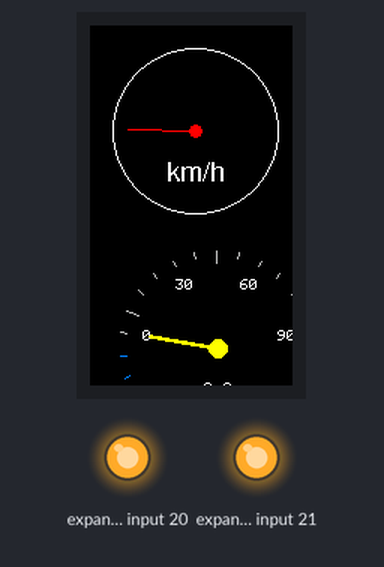
A sketch run on a simulated ESP32-S3. Shown: 135×240 colour display, output pins drawn as LEDs (lit = HIGH). Storage starts empty; pins used as bus, display or sensor lines are not drawn; what the sketch prints to the serial monitor is not drawn.

Above: at 1.01 s.
At 5.68 s:
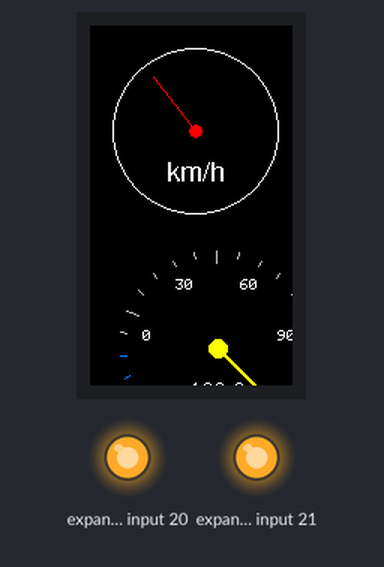
At 9.32 s:
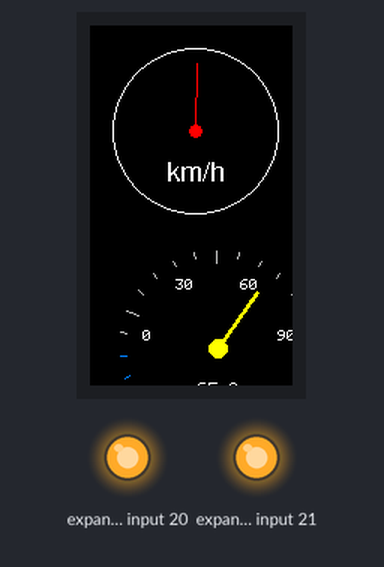
At 17.61 s:
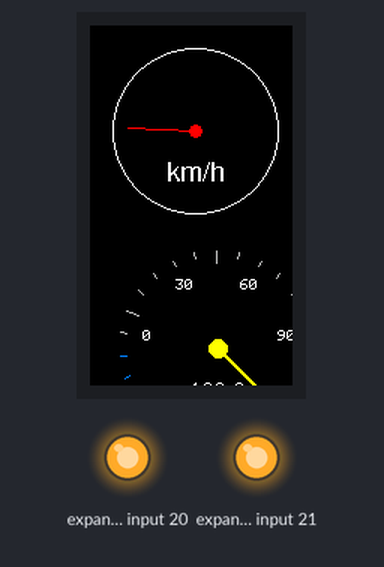
At 23.57 s:
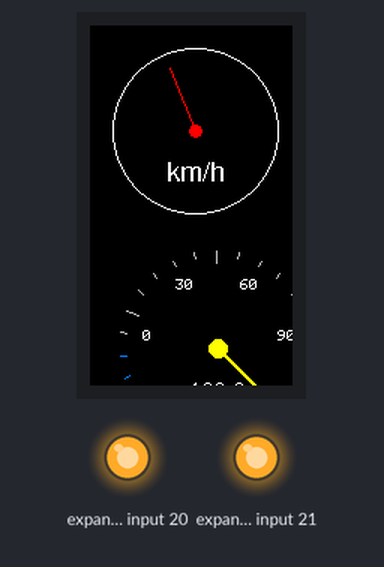
At 35.5 s:
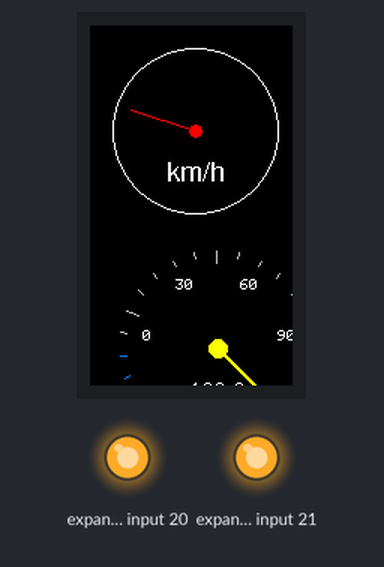

The sketch:

07_SDCard_Display_Gauge.ino
```cpp
#include <SPI.h>
#include <SD.h>
#include <TFT_eSPI.h>

// Define the SD Chip Select pin (must match wiring)
#define VSPI_PIN  // SD card is using VSPI and TFT is using HSPI

#ifdef VSPI_PIN
#define SD_SCLK_PIN 4
#define SD_MISO_PIN 5
#define SD_MOSI_PIN 6
#else
#define SD_SCLK_PIN 12
#define SD_MISO_PIN 13
#define SD_MOSI_PIN 11
#endif

#define SD_CS_PIN 7
#define SD_FREQUENCY 16000000  // 24000000 16000000 4000000


//#define SMALLER_IMAGE
/*
#define SCR_WIDTH 200
#define SCR_HEIGHT 150
#define SCR_OFFSET_X 20
#define SCR_OFFSET_Y 30
*/

TFT_eSPI tft = TFT_eSPI();

// Gauge Meter
TFT_eSprite gaugeSpr = TFT_eSprite(&tft);  // Create a localized sprite instance
int needleAngle = 0;
void drawGaugeNeedle(int centerX, int centerY, int angle, int length, uint16_t color);
void startGaugeMeter(int needleAngle);
#define SPR_DIAMETER 120

// 150x150 pixel twin gauge canvas
TFT_eSprite gaugeMeter = TFT_eSprite(&tft);  // Create a localized sprite instance
float temperature = 0.0;
float speed = 0.0;
void drawCustomGauge(float val, float minVal, float maxVal, const char* label);
#define CUSTOM_DIAMETER 150

// Dedicated sprite for the classic panel gauge
TFT_eSprite classGauge = TFT_eSprite(&tft);
void drawClassicGauge(float val, float minVal, float maxVal, const char* label);
// ==========================================
// USER CONFIGURATION: Set your preferred width
// ==========================================
#define PANEL_WIDTH 280                     // Pick any size (e.g., 160, 200, 240, 280)
#define PANEL_HEIGHT (PANEL_WIDTH * 5 / 8)  // Squashed to a flat 2:1 ratio to completely delete the top white space
#define POLYGON_NEEDLE
// Readout value example: 2.5 Amps on a 0 to 15 scale range
float currentReading = 0.0;

// 1️⃣ Define SPI class for SD
#ifdef VSPI_PIN
SPIClass sdSPI(VSPI);
#else
SPIClass sdSPI(HSPI);
#endif


void setup() {
  Serial.begin(115200);
  delay(500);

  // Allocate memory for a 120x120 pixel canvas for the odometer gauge
  gaugeSpr.createSprite(SPR_DIAMETER, SPR_DIAMETER);

  // Allocate memory block for our 150x150 pixel gauge canvas
  gaugeMeter.createSprite(CUSTOM_DIAMETER, CUSTOM_DIAMETER);

  // Allocate the Sprite memory box ONCE right here at startup
  classGauge.createSprite(PANEL_WIDTH, PANEL_HEIGHT);

  // 1️⃣ Set all CS pins high to deselect devices before initialization
  pinMode(TFT_CS, OUTPUT);
  digitalWrite(TFT_CS, HIGH);
  pinMode(TOUCH_CS, OUTPUT);
  digitalWrite(TOUCH_CS, HIGH);
  pinMode(SD_CS_PIN, OUTPUT);
  digitalWrite(SD_CS_PIN, HIGH);
  delay(100);

  // 2️⃣ Initialize the TFT first. This also sets up the SPI bus
  //  (HSPI or VSPI, because of USE_HSPI_PORT or USE_FSPI_PORT in User_Setup.h)
  Serial.println("Initializing TFT...");
  tft.init();
  tft.setRotation(2);
  tft.fillScreen(TFT_BLACK);
  tft.setTextColor(TFT_WHITE, TFT_BLACK);
  tft.setTextSize(2);
  tft.setCursor(0, 0);

  // 3️⃣ Get the SPI bus instance that the TFT is using
  // SPIClass& sdSPI = tft.getSPIinstance();

  // 3️⃣ Explicitly bind SPI to your SPI pins BEFORE SD.begin()
  // SPI.begin(SD_SCLK_PIN, SD_MISO_PIN, SD_MOSI_PIN);
  sdSPI.begin(SD_SCLK_PIN, SD_MISO_PIN, SD_MOSI_PIN);  // SCK, MISO, MOSI

  // 4️⃣ Now initialize the SD card on the SPI bus
  Serial.println("Initializing SD card...");
  if (!SD.begin(SD_CS_PIN, sdSPI, SD_FREQUENCY)) {
    Serial.println("SD Card initialization failed! Try again...");
    delay(1000);
    if (!SD.begin(SD_CS_PIN, sdSPI, SD_FREQUENCY)) {
      Serial.println("SD Card initialization failed!");
      tft.println("SD Card init failed!");
      while (1) delay(1000);
    }
  }
  tft.println("SD Card init completed!");

  Serial.printf("Free heap before open: %u\n", ESP.getFreeHeap());


  // ****************** Get card information
  // Get the card object and check read-only
  uint8_t cardType = SD.cardType();
  uint64_t cardSize = SD.cardSize();
  //bool isReadOnly = SD.card()->readOnly();  // may not be available in all versions


  if (cardType == CARD_MMC) {
    Serial.println("Card type: MMC");
  } else if (cardType == CARD_SD) {
    Serial.println("Card type: SDSC");
  } else if (cardType == CARD_SDHC) {
    Serial.println("Card type: SDHC");
  } else {
    Serial.println("Unknown card type");
  }

  Serial.printf("Card type: %d, Size: %llu MB\n", cardType, cardSize / (1024 * 1024));
  //Serial.printf("Read-only status: %s\n", isReadOnly ? "Yes" : "No");

  tft.fillScreen(TFT_BLACK);

  //waitForSerial();
}

void loop() {

  /*  Guage 1 */
  startGaugeMeter(needleAngle);
  gaugeSpr.pushSprite(10, 10);
  // Update odometer value for next frame
  needleAngle += 2;
  if (needleAngle > 180) needleAngle = 0;
  //delay(20);  // Smooth ~50 FPS update rate

  /*  Guage 2 */
  // --- DRAW METER 1 (Left Side) ---
  // Value: 40.34, Min: 0, Max: 100, Unit label: " °C"
  drawCustomGauge(temperature, -30.0, 120.0, " °C");  // ensure max and min div by 5
  // Push the complete canvas to screen coordinates X=10, Y=150
  gaugeMeter.pushSprite(10, 140);
  temperature += 5;
  if (temperature > 130) temperature = -30.0;


  // --- DRAW METER 2 (Right Side) ---
  // Value: 62.50, Min: 0, Max: 100, Unit label: " %"
  drawCustomGauge(speed, 0.0, 250.0, " km/h");  // ensure max and min div by 5
  // Push the complete canvas to screen coordinates X=165, Y=150
  gaugeMeter.pushSprite(165, 140);
  speed += 5;
  if (speed > 250) speed = 0.0;

  /*  Guage 3 */
  // Draw the gauge workspace structure
  //drawClassicGauge(currentReading, 0.0, 15.0, "A");
  drawClassicGauge(currentReading, 0.0, 180.0, "SPEED");

  // Push the fixed-size panel cleanly onto the screen (Centered layout example)
  //int xPos = (320 - PANEL_WIDTH) / 2;
  //int yPos = (240 - PANEL_HEIGHT) / 2;
  //classGauge.pushSprite(xPos, yPos);
  classGauge.pushSprite(10, 300);

  //currentReading += 0.5;
  //if (currentReading > 15) currentReading = 0.0;
  currentReading += 10;
  if (currentReading > 180) currentReading = 0.0;

  delay(100);  // Small delay before refreshing data values
}


void waitForSerial() {

  // Clear the serial buffer so it doesn't instantly loop again
  while (Serial.available())
    Serial.read();
  Serial.println("Press <SEND> (or type a character) to advance");
  // Wait here until a character is received over Serial
  while (!Serial.available())
    ;
}

void startGaugeMeter(int needleAngle) {
  // 1. Clear the hidden canvas workspace
  gaugeSpr.fillSprite(TFT_BLACK);

  // 2. Draw static gauge elements on the sprite
  gaugeSpr.drawCircle(SPR_DIAMETER / 2, SPR_DIAMETER / 2, SPR_DIAMETER / 2 - 5, TFT_WHITE);  // Smaller radius with margin
  gaugeSpr.setFreeFont(&FreeSans9pt7b);
  gaugeSpr.drawCentreString("km/h", SPR_DIAMETER / 2, SPR_DIAMETER / 2 + 20, 1);  // 20 pixel below center of gauge

  // 3. Draw the dynamic updating needle
  // pivot points are center of sprite (60,60), length 45 pixels
  drawGaugeNeedle(SPR_DIAMETER / 2, SPR_DIAMETER / 2, needleAngle, SPR_DIAMETER / 2 - 15, TFT_RED);  // ensure needle length is less than the circle

  // 4. Push the finished, crisp frame instantly to coordinates (X=50, Y=50)
  //gaugeSpr.pushSprite(10, 10);
}

void drawGaugeNeedle(int centerX, int centerY, int angle, int length, uint16_t color) {
  // Convert angle to radians (subtract 90 or 180 degrees depending on where 0 is on your gauge)
  // Assuming 0 degrees points straight left, 90 is straight up, 180 is straight right:
  float radians = (angle - 180) * 3.14159 / 180.0;

  // Calculate endpoint using basic trigonometry
  int endX = centerX + (length * cos(radians));
  int endY = centerY + (length * sin(radians));

  // Draw the needle onto your sprite canvas
  gaugeSpr.drawLine(centerX, centerY, endX, endY, color);

  // Optional: Add a small center hub cap to make it look clean
  gaugeSpr.fillCircle(centerX, centerY, 4, color);
}


/**
 * Draws a complete custom gauge meter on a dedicated sprite workspace.
 * @param val     The current value to display (where the needle points)
 * @param minVal  The minimum value on the dial (e.g., 0)
 * @param maxVal  The maximum value on the dial (e.g., 100)
 * @param label   Optional unit string (e.g., "°C" or "RPM")
 */
void drawCustomGauge(float val, float minVal, float maxVal, const char* label) {
  // 1. Initialize/Clear the Sprite workspace (Size: 150x150 pixels)
  gaugeMeter.fillSprite(TFT_BLACK);

  int cx = CUSTOM_DIAMETER / 2;      // Center X of the gauge box
  int cy = CUSTOM_DIAMETER / 2;      // Center Y of the gauge box
  int r = CUSTOM_DIAMETER / 2 - 10;  // Outer radius of the gauge scale ring, add margin

  // Define angles: 0 degrees is straight right in math, so:
  // 135 deg = bottom-left start, 405 deg = bottom-right end (total 270 deg arc)
  int startAngle = 135;
  int endAngle = 405;

  // 2. Draw the Scale Ticks (Lines radiating outwards)
  int totalTicks = 21;  // Adjust for more or fewer subdivisions
  for (int i = 0; i < totalTicks; i++) {
    // Map current tick index to angle space
    float angle = startAngle + (i * (endAngle - startAngle) / (totalTicks - 1));
    float rad = angle * 3.14159 / 180.0;

    // Set tick mark length (major ticks every 5 steps are longer)
    int tickLen = (i % 5 == 0) ? 8 : 4;

    // Calculate start and end coordinates for the line segment
    int x0 = cx + ((r - tickLen) * cos(rad));
    int y0 = cy + ((r - tickLen) * sin(rad));
    int x1 = cx + (r * cos(rad));
    int y1 = cy + (r * sin(rad));

    // Color code scales like the image (Blue zone -> Gray -> Red zone)
    uint16_t tickColor = 0xBDF7;     // Default light gray
    if (i < 4) tickColor = 0x03FF;   // Cold Blue zone
    if (i > 16) tickColor = 0xF800;  // Hot Red zone

    gaugeMeter.drawLine(x0, y0, x1, y1, tickColor);
  }

  // 3. Draw Number Text Labels (5 major subdivisions)
  gaugeMeter.setTextColor(TFT_WHITE);
  gaugeMeter.setTextSize(1);  // Standard small text or use a small FreeFont

  int totalLabels = 6;  // 0, 20, 40, 60, 80, 100 style layout
  for (int i = 0; i < totalLabels; i++) {
    float angle = startAngle + (i * (endAngle - startAngle) / (totalLabels - 1));
    float rad = angle * 3.14159 / 180.0;

    // Calculate text values dynamically based on user-defined min/max bounds
    int displayVal = minVal + (i * (maxVal - minVal) / (totalLabels - 1));

    // Place text slightly inward from the ticks
    int textX = cx + ((r - 18) * cos(rad));
    int textY = cy + ((r - 18) * sin(rad)) - 4;  // Shift up slightly to vertically center text

    gaugeMeter.drawCentreString(String(displayVal), textX, textY, 1);
  }

  // 4. Calculate and Draw the Indicator Needle
  // Constrain input value safely inside user limits
  val = constrain(val, minVal, maxVal);

  // Map value to the matching rotation angle
  float needleAngle = startAngle + ((val - minVal) * (endAngle - startAngle) / (maxVal - minVal));
  float needleRad = needleAngle * 3.14159 / 180.0;

  int needleLength = CUSTOM_DIAMETER / 2 - 30;  // 48;
  int nx = cx + (needleLength * cos(needleRad));
  int ny = cy + (needleLength * sin(needleRad));

  // Draw smooth thicker needle using drawWideLine
  //gaugeMeter.drawWideLine(cx, cy, nx, ny, 2, TFT_WHITE, TFT_WHITE);
  gaugeMeter.drawWideLine(cx, cy, nx, ny, 2, TFT_YELLOW, TFT_YELLOW);

  // 5. Center Pivot Cap (The white dot at the center of the needle)
  gaugeMeter.fillCircle(cx, cy, 6, TFT_YELLOW);
  gaugeMeter.drawCircle(cx, cy, 6, TFT_YELLOW);
  //gaugeMeter.fillCircle(cx, cy, 6, TFT_WHITE);
  //gaugeMeter.drawCircle(cx, cy, 6, TFT_DARKGREY);

  // 6. Draw Digital Value Readout at the bottom
  gaugeMeter.setTextColor(0xFFFF);
  //String valStr = String(val, 2) + label; // e.g., "40.34°C"
  //gaugeMeter.drawCentreString(valStr, cx, cy + 45, 2);
  String valStr = String(val, 1);  // e.g., "40.34°C"
  gaugeMeter.drawCentreString(valStr, cx, cy + 20, 2);
  //String valStr = String(val, 2) + label; // e.g., "40.34°C"
  gaugeMeter.drawCentreString(label, cx, cy + 40, 2);
}

/**
 * Draws a classic analog panel meter.
 * @param val     The current value to display (e.g., 0 to 15)
 * @param minVal  The minimum scale value (0)
 * @param maxVal  The maximum scale value (15)
 * @param label   The central unit character (e.g., "A" or "V")
 */
void drawClassicGauge(float val, float minVal, float maxVal, const char* label) {
  // 1. Clear the sprite canvas with a clean white background
  //classGauge.fillSprite(TFT_BLACK);  //TFT_WHITE);

  // 2. Map coordinates directly to a widescreen layout configuration
  int cx = PANEL_WIDTH / 2;          // Centered horizontally
  int cy = PANEL_HEIGHT * 0.9;       //+ (PANEL_WIDTH / 45);  // Drop center point *just* below the floor line
  int r = (PANEL_WIDTH * 45) / 100;  // Boosted radius to 45% of total width (90% of half-width) to fill edges

  // True classic wide sweeping arc limit angles
  int startAngle = 218;
  int endAngle = 322;

  // 3. Draw Frame Border Outline
  //classGauge.drawRect(0, 0, PANEL_WIDTH, PANEL_HEIGHT, TFT_SILVER);
  //classGauge.drawRect(1, 1, PANEL_WIDTH - 2, PANEL_HEIGHT - 2, 0x7BEF);
  classGauge.fillRoundRect(0, 0, PANEL_WIDTH, PANEL_HEIGHT, 4, TFT_SILVER);
  //classGauge.drawRoundRect(0, 0, PANEL_WIDTH, PANEL_HEIGHT, 4, TFT_BLACK);
  classGauge.drawRoundRect(1, 1, PANEL_WIDTH - 2, PANEL_HEIGHT - 2, 4, TFT_BLACK);
  classGauge.drawRoundRect(2, 2, PANEL_WIDTH - 4, PANEL_HEIGHT - 4, 4, TFT_BLACK);
  classGauge.drawRoundRect(4, 4, PANEL_WIDTH - 8, PANEL_HEIGHT - 8, 4, TFT_BLACK);

  // 4. Draw the Continuous Curved Scale Background Arc Line
#define USE_DRAW_ARC
#ifndef USE_DRAW_ARC
  for (int a = startAngle; a < endAngle; a++) {
    float rad1 = a * 3.14159 / 180.0;
    float rad2 = (a + 1) * 3.14159 / 180.0;
    classGauge.drawLine(cx + (r * cos(rad1)), cy + (r * sin(rad1)),
                        cx + (r * cos(rad2)), cy + (r * sin(rad2)), TFT_BLACK);
  }
#else
  classGauge.drawSmoothArc(cx, cy, r + 1, r + 1, startAngle - 90, endAngle - 90, TFT_BLACK, TFT_SILVER);
#endif

  // 5. Draw All Scale Ticks (31 marks total creates perfect increments of 0.5)
  int totalTicks = 31;
  int tickWidth = 1;
  for (int i = 0; i < totalTicks; i++) {
    float angle = startAngle + (i * (endAngle - startAngle) / (float)(totalTicks - 1));
    float rad = angle * 3.14159 / 180.0;

    // Scale tick mark lines based on frame depth factors
    int tickLen = PANEL_WIDTH / 60;
    if (tickLen < 3) tickLen = 3;
    tickWidth = 1;
    if (i % 10 == 0) {
      tickLen = PANEL_WIDTH / 16;  // Major markers (0, 5, 10, 15)
      tickWidth = 3;
    } else if (i % 5 == 0) {
      tickLen = PANEL_WIDTH / 24;  // Halfway marker points
      tickWidth = 2;
    }

    // Ticks extend inward from the main arc line boundary path
    int x0 = cx + (r * cos(rad));
    int y0 = cy + (r * sin(rad));
    int x1 = cx + ((r - tickLen) * cos(rad));
    int y1 = cy + ((r - tickLen) * sin(rad));

    //classGauge.drawLine(x0, y0, x1, y1, TFT_BLACK);
    classGauge.drawWideLine(x0, y0, x1, y1, tickWidth, TFT_BLACK);
  }

  // 6. Draw the 4 Major Scale Numbers (0, 5, 10, 15)
  classGauge.setTextColor(TFT_BLACK);
  int numLabels = 4;

  for (int i = 0; i < numLabels; i++) {
    float angle = startAngle + (i * (endAngle - startAngle) / (float)(numLabels - 1));
    float rad = angle * 3.14159 / 180.0;
    int displayVal = minVal + (i * (maxVal - minVal) / (numLabels - 1));

    // Place text numbers outside the arc line loop space
    int offsetDist = PANEL_WIDTH / 26;
    int textX = cx + ((r + offsetDist) * cos(rad));
    int textY = cy + ((r + offsetDist) * sin(rad)) - 4;

    // Tight boundary tuning for 2:1 widescreen ratio limits
    if (i == 0) {
      textX += 0;  //6;
      textY += 5;
    }
    if (i == (numLabels - 1)) {
      textX -= -4;  //6;
      textY += 5;
    }

    classGauge.drawCentreString(String(displayVal), textX, textY, 1);
  }

  // 7. Draw Central Unit Label Symbol ("A") Centered below Arc Crest
  //classGauge.setTextColor(TFT_BLACK);
  classGauge.setTextColor(TFT_BLUE);  //TFT_BLACK);
  int labelFont = (PANEL_WIDTH > 140) ? 4 : 2;

  // Calculate the absolute peak vertical height of the main arc curve line
  int arcCrestY = cy - r;

  // Position the text label exactly a balanced fraction below the arc line peak
  int labelY = PANEL_HEIGHT * 5 / 8;  //arcCrestY + (PANEL_HEIGHT / 4.5);
  classGauge.drawCentreString(label, cx, labelY, labelFont);
  /*
  // Position the stylistic underline offset directly beneath the new label position
  int lineOffset = PANEL_WIDTH / 25;
  int textUnderlineY = labelY + (PANEL_HEIGHT / 7);
  classGauge.drawLine(cx - lineOffset, textUnderlineY, cx + lineOffset, textUnderlineY, 0xfcca);  //TFT_BLACK);
*/


#ifdef POLYGON_NEEDLE
  // =========================================================================
  // 8. IMPROVED: Draw Tapered Pointer Needle with Counterweight
  // =========================================================================
  val = constrain(val, minVal, maxVal);
  float needleAngle = startAngle + ((val - minVal) * (endAngle - startAngle) / (maxVal - minVal));

  // Radians for the main pointer direction and its perpendicular thickness vectors
  float rad = needleAngle * 3.14159 / 180.0;
  float radLeft = (needleAngle - 90) * 3.14159 / 180.0;
  float radRight = (needleAngle + 90) * 3.14159 / 180.0;

  // Length dimensions scaled to your radius
  int tipLength = r - 2;              // Reaches out near the tick marks
  int tailLength = PANEL_WIDTH / 15;  // The counterweight tail extending backwards

  // Thickness dimensions
  float baseThickness = PANEL_WIDTH / 75.0;  // Thickness at the center pivot hub point
  if (baseThickness < 2.5) baseThickness = 2.5;

  // Calculate the 4 coordinate positions
  // Tip Point
  int tx = cx + (tipLength * cos(rad));
  int ty = cy + (tipLength * sin(rad));

  // Base Left Point
  int blx = cx + (baseThickness * cos(radLeft));
  int bly = cy + (baseThickness * sin(radLeft));

  // Base Right Point
  int brx = cx + (baseThickness * cos(radRight));
  int bry = cy + (baseThickness * sin(radRight));

  // Tail Point
  int lx = cx - (tailLength * cos(rad));
  int ly = cy - (tailLength * sin(rad));

  // Render the needle by drawing two solid triangles side-by-side
  // Triangle 1: Left side of the needle body (Tip to Left Base to Tail)
  classGauge.fillTriangle(tx, ty, blx, bly, lx, ly, TFT_RED);

  // Triangle 2: Right side of the needle body (Tip to Right Base to Tail)
  classGauge.fillTriangle(tx, ty, brx, bry, lx, ly, TFT_RED);

  // Smooth out the back-tail tip by adding a small matching round cap accent
  int tailCapRadius = baseThickness * 0.8;
  if (tailCapRadius < 2) tailCapRadius = 2;
  classGauge.fillCircle(lx, ly, tailCapRadius, TFT_RED);

  // =========================================================================
  // 9. Pivot Hub accent circle overlay at the base
  // =========================================================================
  int hubRadius = PANEL_WIDTH / 15;
  classGauge.fillCircle(cx, cy, hubRadius, 0x31A6);
  classGauge.fillCircle(cx, cy, hubRadius - 2, TFT_BLACK);
  classGauge.fillCircle(cx, cy, 2, TFT_SILVER);  // Small center pin head accent dot


#else
  // 8. Calculate and Draw Needle Pointer
  val = constrain(val, minVal, maxVal);
  float needleAngle = startAngle + ((val - minVal) * (endAngle - startAngle) / (maxVal - minVal));
  float needleRad = needleAngle * 3.14159 / 180.0;

  // The needle source pivot origin starts off-screen and sweeps upward smoothly
  int needleStartR = PANEL_WIDTH / 12;
  int needleEndR = r - 2;

  int nx0 = cx + (needleStartR * cos(needleRad));
  int ny0 = cy + (needleStartR * sin(needleRad));
  int nx1 = cx + (needleEndR * cos(needleRad));
  int ny1 = cy + (needleEndR * sin(needleRad));

  //classGauge.drawLine(nx0, ny0, nx1, ny1, TFT_RED);
  //classGauge.drawWideLine(nx0, ny0, nx1, ny1, 2, TFT_RED, TFT_RED);
  classGauge.drawWedgeLine(nx0, ny0, nx1, ny1, 4, 1, TFT_RED, TFT_RED);
#endif
}
```
